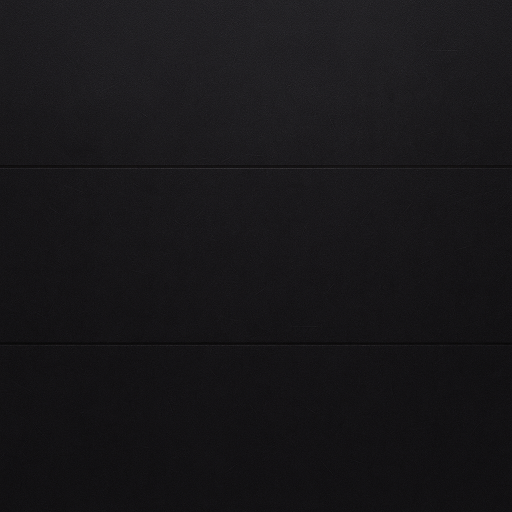
#> input picture Art/raw/road_tile.png, 1024 x 1024 px (shown at 1/2 size)
$ python build_road.py
#> lines starting #> are read from the running program, lines starting #| are printed output that depends on the picture
#> in markings, `image = Image.new("RGB", (SIZE, SIZE), (0, 0, 0))`: image: PIL image 1024x1024 RGB; every value is 0
#> in markings, `image = ImageOps.flip(image)`:
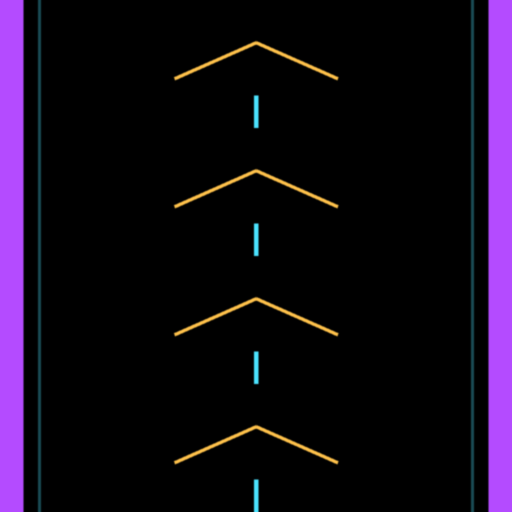
#> image: PIL image 1024x1024 RGB (shown at 1/2 size); mean R, G, B 19.3, 10, 25.7
#> in base_colour, source is the input picture: PIL image 1024x1024 RGB; mean R, G, B 23.6, 22.6, 24.9
import math
import pathlib

from PIL import Image, ImageDraw, ImageFilter, ImageOps

RAW = pathlib.Path(__file__).parent / "raw"
OUT = pathlib.Path(__file__).parent / "out"
OUT.mkdir(parents=True, exist_ok=True)

SIZE = 1024
CYAN = (75, 227, 255)
MAGENTA = (180, 75, 255)
GOLD = (255, 194, 75)


def vertically_seamless(image):
    half = image.crop((0, 0, image.width, image.height // 2))
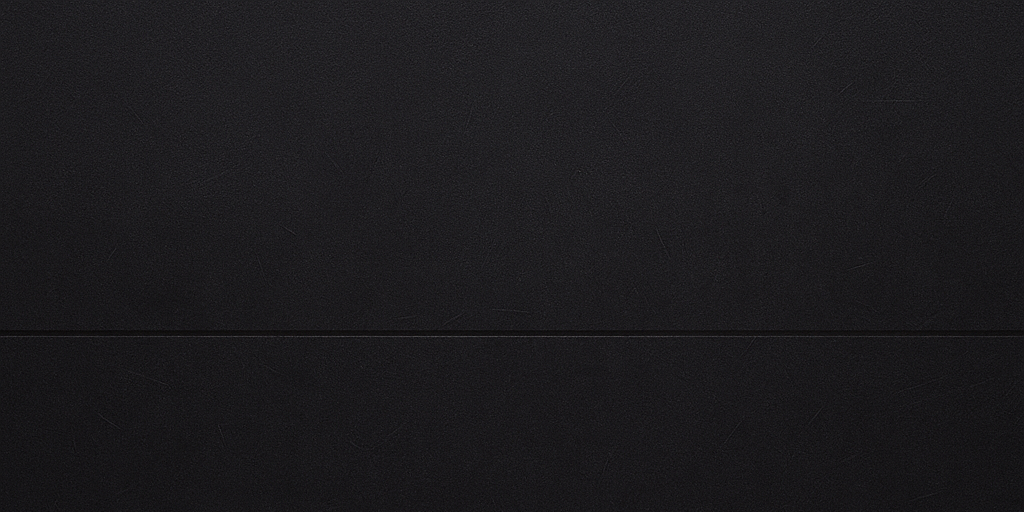
#> half: PIL image 1024x512 RGB; mean R, G, B 27.8, 26.7, 29.3
    tile = Image.new(image.mode, image.size)
    tile.paste(half, (0, 0))
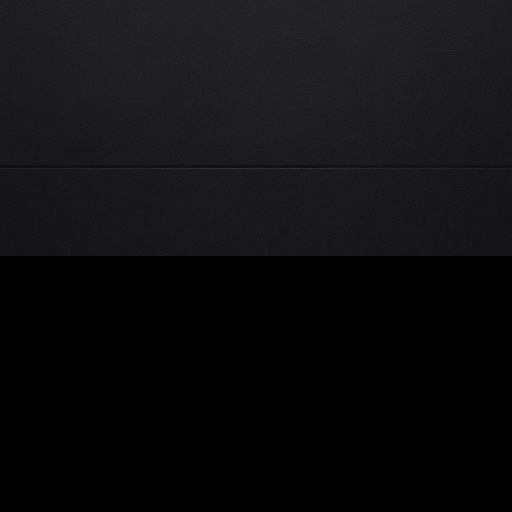
#> tile: PIL image 1024x1024 RGB (shown at 1/2 size); mean R, G, B 13.9, 13.3, 14.6
    tile.paste(ImageOps.flip(half), (0, image.height // 2))
    return tile


def base_colour(marks):
    source = Image.open(RAW / "road_tile.png").convert("RGB")
    source = source.resize((SIZE, SIZE), Image.LANCZOS)
    tile = vertically_seamless(source)
    tile = Image.eval(tile, lambda v: int(v * 0.30))
    painted = Image.blend(tile, marks, 0.62)
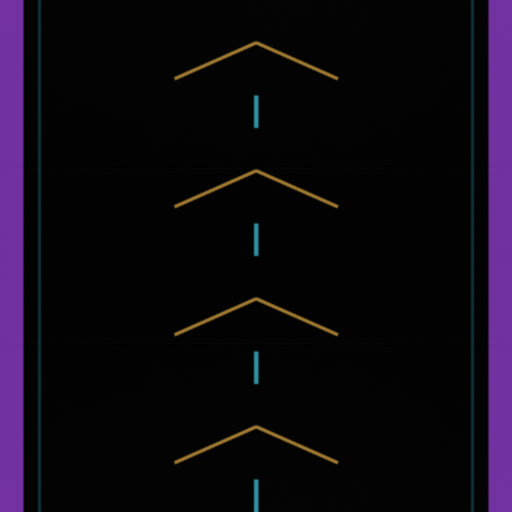
#> painted: PIL image 1024x1024 RGB (shown at 1/2 size); mean R, G, B 14.5, 8.7, 18.6
    mask = marks.convert("L").point(lambda v: min(255, v * 3))
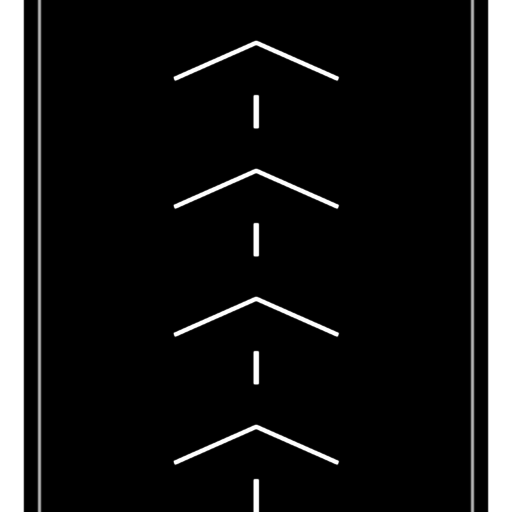
#> mask: PIL image 1024x1024 L (shown at 1/2 size); min 0, max 255, mean 29.7
    tile = Image.composite(painted, tile, mask)
    tile.save(OUT / "RoadBase.png", optimize=True)
    return tile


def normal_map(tile):
    height = tile.convert("L").filter(ImageFilter.GaussianBlur(radius=1))
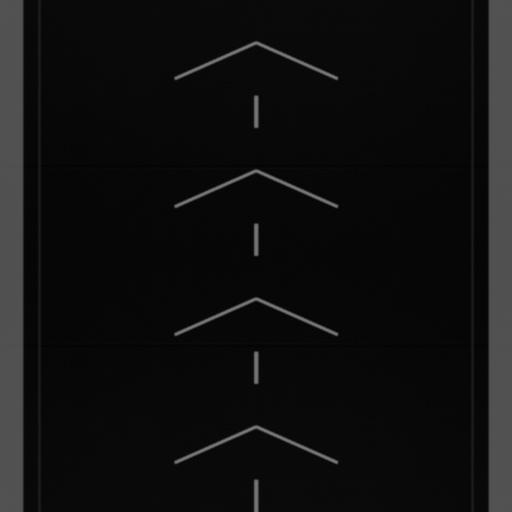
#> height: PIL image 1024x1024 L (shown at 1/2 size); min 2, max 124, mean 15.6
    pixels = height.load()
    normal = Image.new("RGB", (SIZE, SIZE))
    target = normal.load()
    strength = 2.4
    for y in range(SIZE):
        up = pixels[0, (y - 1) % SIZE]
        for x in range(SIZE):
            left = pixels[(x - 1) % SIZE, y]
            right = pixels[(x + 1) % SIZE, y]
            up = pixels[x, (y - 1) % SIZE]
            down = pixels[x, (y + 1) % SIZE]
            dx = (left - right) / 255.0 * strength
            dy = (up - down) / 255.0 * strength
            length = math.sqrt(dx * dx + dy * dy + 1.0)
            target[x, y] = (
                int((dx / length * 0.5 + 0.5) * 255),
                int((dy / length * 0.5 + 0.5) * 255),
                int((1.0 / length * 0.5 + 0.5) * 255),
            )
#> this loop made 1024 passes
    normal.save(OUT / "RoadNormal.png", optimize=True)
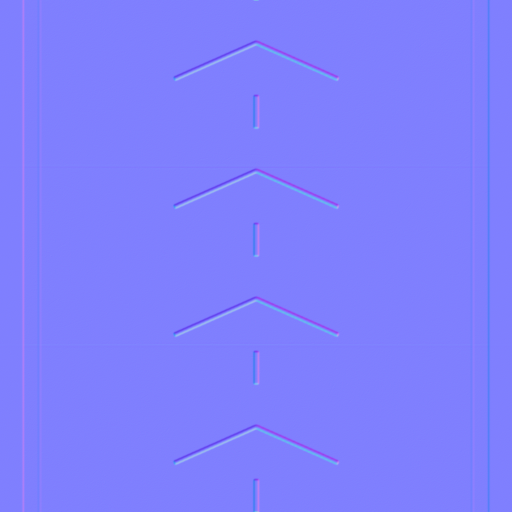
#> saved as RoadNormal.png: PIL image 1024x1024 RGB (shown at 1/2 size); mean R, G, B 127, 127, 254


def markings():
    image = Image.new("RGB", (SIZE, SIZE), (0, 0, 0))
    draw = ImageDraw.Draw(image)

    edge = int(SIZE * 0.045)
    draw.rectangle([0, 0, edge, SIZE], fill=MAGENTA)
    draw.rectangle([SIZE - edge - 1, 0, SIZE - 1, SIZE], fill=MAGENTA)

    inner = int(SIZE * 0.075)
    draw.rectangle([inner, 0, inner + 5, SIZE], fill=tuple(v // 3 for v in CYAN))
    draw.rectangle([SIZE - inner - 6, 0, SIZE - inner - 1, SIZE], fill=tuple(v // 3 for v in CYAN))

    dash = SIZE // 8
    for index in range(8):
        top = index * dash
        if index % 2 == 0:
            draw.rectangle([SIZE // 2 - 4, top, SIZE // 2 + 4, top + dash // 2], fill=CYAN)

    chevron_period = SIZE // 4
    span = int(SIZE * 0.16)
    for index in range(4):
        centre = index * chevron_period + chevron_period // 2
        for offset in (-1, 1):
            tip_x = SIZE // 2 + offset * span
            draw.line(
                [(SIZE // 2, centre + 42), (tip_x, centre - 30)],
                fill=GOLD, width=7
            )

    image = image.filter(ImageFilter.GaussianBlur(radius=1.2))
    image = ImageOps.flip(image)
    image.save(OUT / "RoadEmissive.png", optimize=True)
    return image


marks = markings()
tile = base_colour(marks)
normal_map(tile)
print("road textures written to", OUT)

$ run again, with Art/raw/car_anvil.png copied over Art/raw/road_tile.png
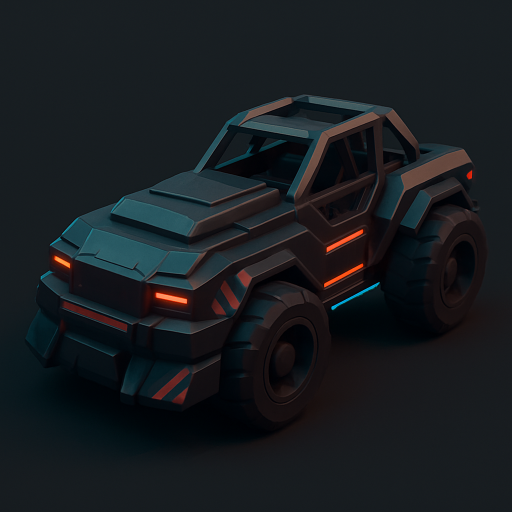
#> input picture Art/raw/car_anvil.png, 1024 x 1024 px (shown at 1/2 size)
#> in base_colour, source is the input picture: PIL image 1024x1024 RGB; mean R, G, B 23.6, 27.9, 31.5
#> in vertically_seamless, `half = image.crop((0, 0, image.width, image.height // 2))`:
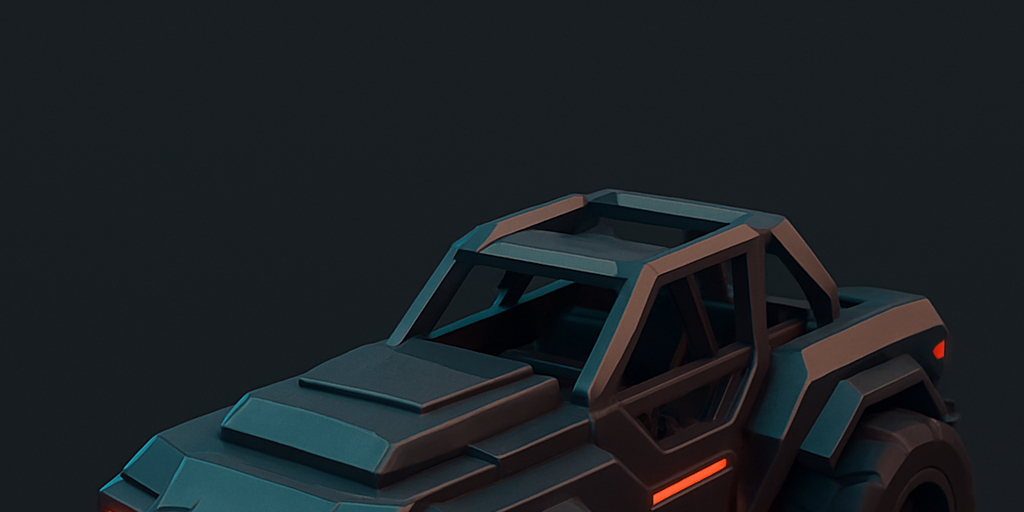
#> half: PIL image 1024x512 RGB; mean R, G, B 27.3, 33.1, 36.8
#> in base_colour, `tile = Image.eval(tile, lambda v: int(v * 0.30))`:
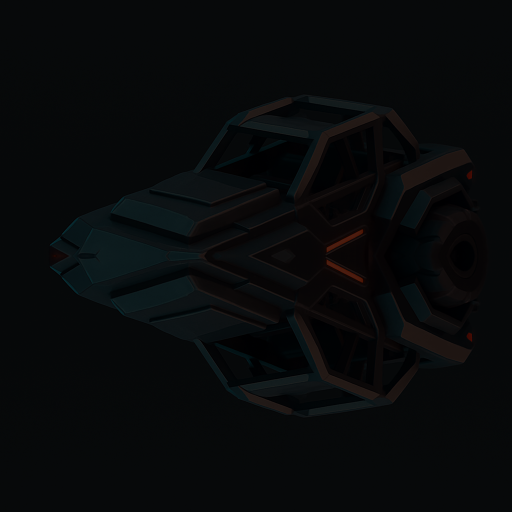
#> tile: PIL image 1024x1024 RGB (shown at 1/2 size); mean R, G, B 7.7, 9.6, 10.5
